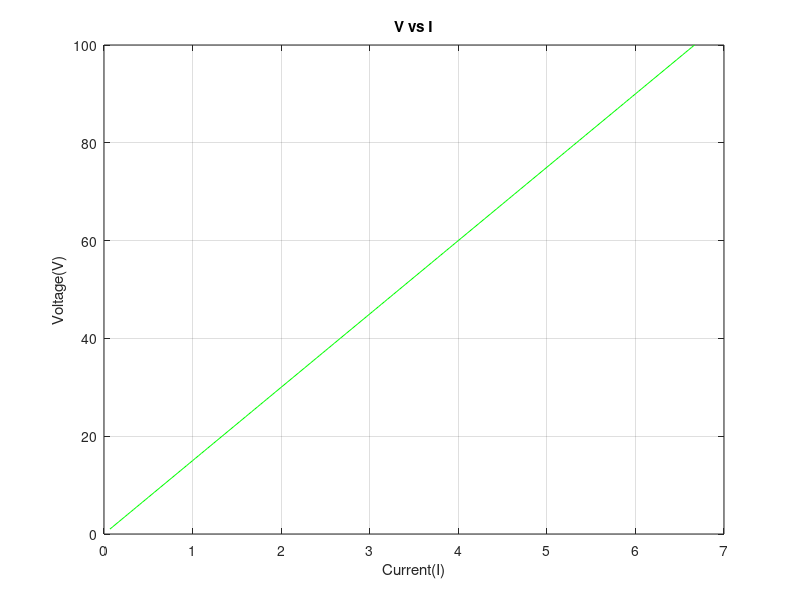

Write MATLAB code to recreate this figure.
%To implement ohm's law formula,we need a resistor R and voltage V across
%it
R = 15;
%Taking a vector V contaning values of V
V = 1:0.5:100;   %V ranges is from 1 to 100 with 0.5 V interval
I = V/R;
%plotting the graph V vs I, Green line.
plot(I,V,"g")
grid on;

title("V vs I")
ylabel("Voltage(V)")
xlabel("Current(I)")
